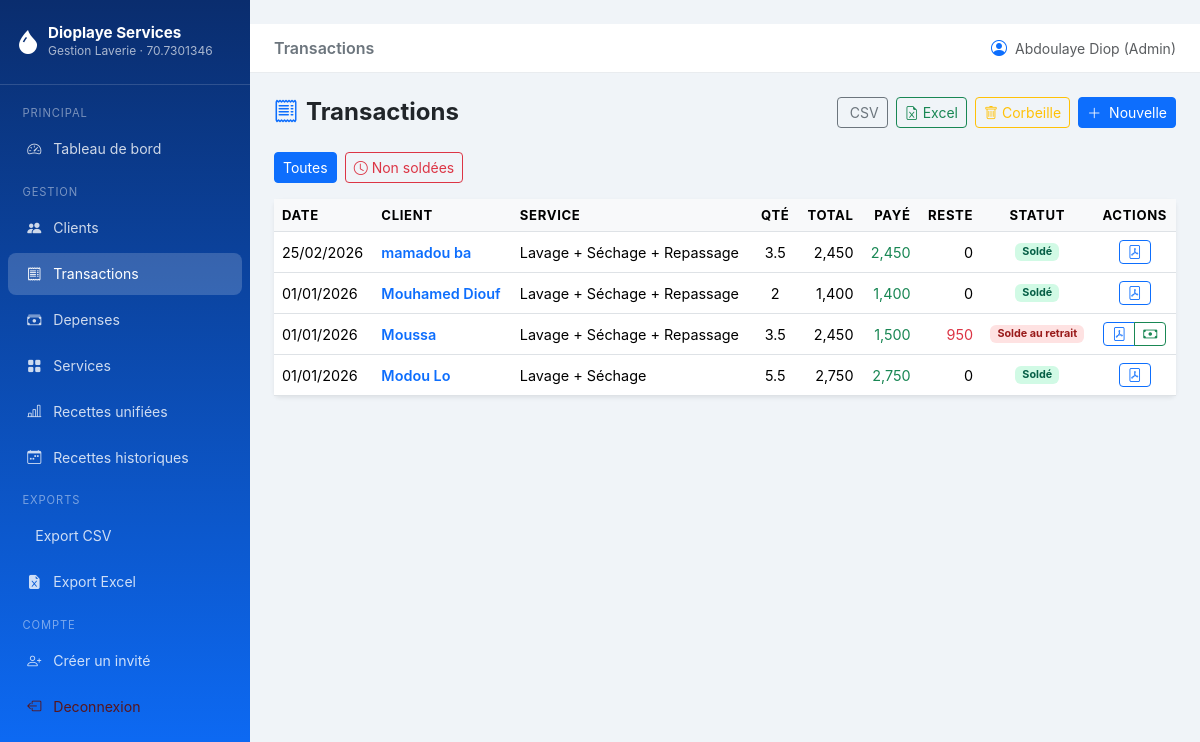
Before: /transactions/ (signed in) with the older database file.
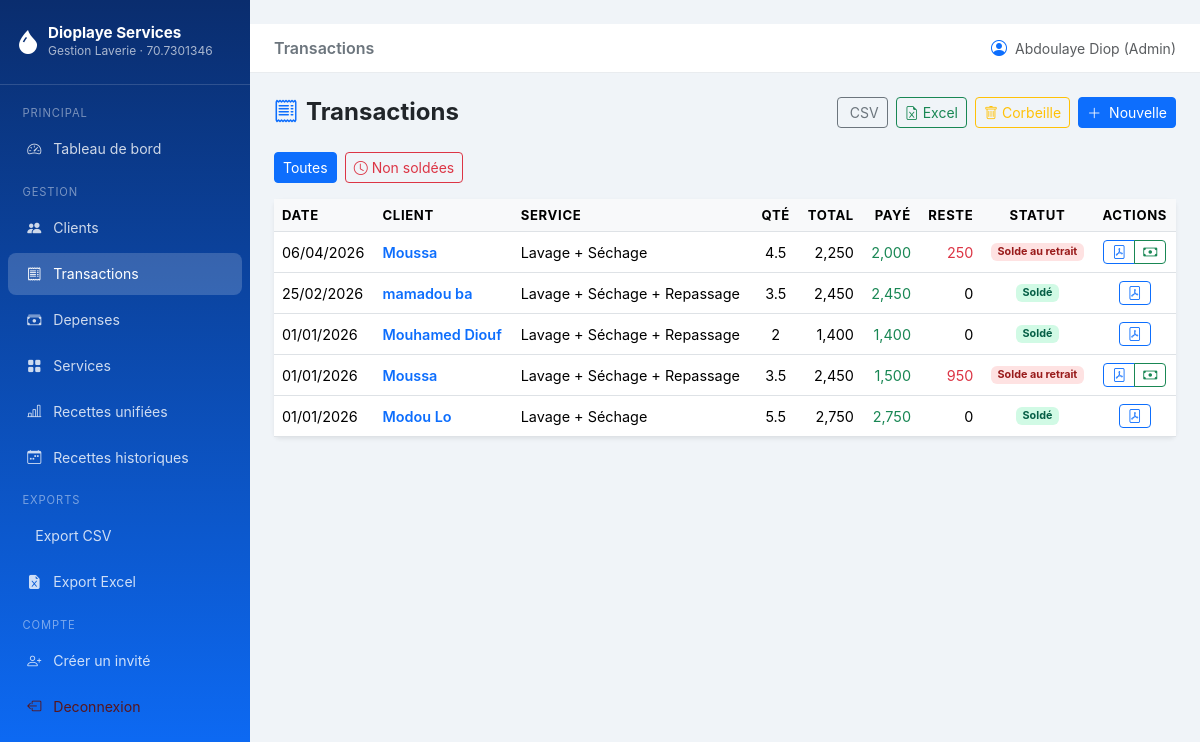
After: the same page with the newer database file.
### models.py (models this page shows, shortened)
class User(UserMixin, db.Model):
    __tablename__ = "users"
    id = db.Column(db.Integer, primary_key=True)
    username = db.Column(db.String(64), unique=True, nullable=False)
    email = db.Column(db.String(120), unique=True, nullable=False)
    password_hash = db.Column(db.String(256), nullable=False)
    role = db.Column(db.String(20), nullable=False, default="invite")
    is_active = db.Column(db.Boolean, default=True)
    created_at = db.Column(db.DateTime, default=datetime.utcnow)
    @property
    def is_admin(self) -> bool:
        return (self.role or "").lower() == "admin"

class Transaction(db.Model):
    __tablename__ = "transactions"
    TYPE_CHOICES = ["recette"]
    id = db.Column(db.Integer, primary_key=True)
    client_id = db.Column(db.Integer, db.ForeignKey("clients.id"), nullable=False)
    service_id = db.Column(db.Integer, db.ForeignKey("services.id"), nullable=False)
    quantite = db.Column(db.Float, nullable=False, default=1.0)
    total = db.Column(db.Float, nullable=False)
    montant_paye = db.Column(db.Float, default=0.0)
    type_transaction = db.Column(db.String(20), default="recette")
    date_transaction = db.Column(db.Date, default=date.today)
    notes = db.Column(db.String(300), nullable=True)
    created_at = db.Column(db.DateTime, default=datetime.utcnow)
    created_by_id = db.Column(db.Integer, db.ForeignKey("users.id"), nullable=True)
    deleted_at = db.Column(db.DateTime, nullable=True)
    client = db.relationship("Client", back_populates="transactions")
    service = db.relationship("Service", back_populates="transactions")
    created_by = db.relationship("User", foreign_keys=[created_by_id])
    paiements = db.relationship(
        "Paiement",
        back_populates="transaction",
        lazy="dynamic",
        cascade="all, delete-orphan",
    )
    @property
    def total_paye(self) -> float:
        if not self.id:
            return float(self.montant_paye or 0)
        result = db.session.query(
            db.func.coalesce(db.func.sum(Paiement.montant), 0)
        ).filter(
            Paiement.transaction_id == self.id
        ).scalar()
        return float(result or 0)
    @property
    def solde_restant(self) -> float:
        return max(0.0, float(self.total or 0) - self.total_paye)
    @property
    def est_solde(self) -> bool:
        return self.solde_restant <= 0

class Client(db.Model):
    __tablename__ = "clients"
    id = db.Column(db.Integer, primary_key=True)
    nom = db.Column(db.String(100), nullable=False)
    telephone = db.Column(db.String(20), nullable=True)
    adresse = db.Column(db.String(200), nullable=True)
    remarque = db.Column(db.String(300), nullable=True)
    created_at = db.Column(db.DateTime, default=datetime.utcnow)
    transactions = db.relationship(
        "Transaction",
        back_populates="client",
        lazy="dynamic",
        cascade="all, delete-orphan",
    )

class Service(db.Model):
    __tablename__ = "services"
    id = db.Column(db.Integer, primary_key=True)
    nom = db.Column(db.String(100), nullable=False, unique=True)
    prix_unitaire = db.Column(db.Float, nullable=False)
    description = db.Column(db.String(255), nullable=True)
    actif = db.Column(db.Boolean, default=True)
    created_at = db.Column(db.DateTime, default=datetime.utcnow)
    transactions = db.relationship("Transaction", back_populates="service", lazy="dynamic")

### routes/transactions.py (the view)
@transactions_bp.route("/")
@login_required
def index():
    page = request.args.get("page", 1, type=int)
    filtre = request.args.get("filtre", "tous")
    query = Transaction.query.filter(
        Transaction.deleted_at == None  # noqa: E711
    ).order_by(Transaction.date_transaction.desc())
    if filtre == "non_soldes":
        query = query.filter(Transaction.montant_paye < Transaction.total)
    pagination = query.paginate(page=page, per_page=Config.ITEMS_PER_PAGE, error_out=False)
    return render_template(
        "transactions/index.html",
        transactions=pagination.items,
        pagination=pagination,
        filtre=filtre,
    )

### templates/transactions/index.html (shortened to what this page needs)
﻿{% extends "base.html" %}
{% block page_title %}Transactions{% endblock %}
{% block content %}
<div class="d-flex justify-content-between align-items-center mb-4">
  <h4 class="fw-bold mb-0"><i class="bi bi-receipt text-primary me-2"></i>Transactions</h4>
  <div class="d-flex gap-2">
    <a href="{{ url_for('exports.transactions_csv') }}" class="btn btn-outline-secondary btn-sm">
      CSV
    </a>
    <a href="{{ url_for('exports.transactions_excel') }}" class="btn btn-outline-success btn-sm">
      <i class="bi bi-file-earmark-excel me-1"></i>Excel
    </a>
    {% if current_user.is_admin %}
    <a href="{{ url_for('transactions.corbeille') }}" class="btn btn-outline-warning btn-sm">
      <i class="bi bi-trash me-1"></i>Corbeille
    </a>
    {% endif %}
    <a href="{{ url_for('transactions.create') }}" class="btn btn-primary btn-sm">
      <i class="bi bi-plus-lg me-1"></i> Nouvelle
    </a>
  </div>
</div>
<div class="mb-3 d-flex gap-2">
  <a href="{{ url_for('transactions.index', filtre='tous') }}"
     class="btn btn-sm {% if filtre == 'tous' %}btn-primary{% else %}btn-outline-primary{% endif %}">
    Toutes
  </a>
  <a href="{{ url_for('transactions.index', filtre='non_soldes') }}"
     class="btn btn-sm {% if filtre == 'non_soldes' %}btn-danger{% else %}btn-outline-danger{% endif %}">
    <i class="bi bi-clock me-1"></i>Non soldées
  </a>
</div>
<div class="card border-0 shadow-sm">
  <div class="card-body p-0">
    <div class="table-responsive">
      <table class="table table-hover mb-0">
        <thead>
          <tr>
            <th>Date</th>
            <th>Client</th>
            <th>Service</th>
            <th class="text-center">Qté</th>
            <th class="text-end">Total</th>
            <th class="text-end">Payé</th>
            <th class="text-end">Reste</th>
            <th class="text-center">Statut</th>
            <th class="text-center">Actions</th>
          </tr>
        </thead>
        <tbody>
          {% for tx in transactions %}
          <tr>
            <td>{{ tx.date_transaction.strftime("%d/%m/%Y") }}</td>
            <td>
              <a href="{{ url_for('clients.detail', client_id=tx.client_id) }}"
                 class="text-decoration-none fw-semibold">{{ tx.client.nom }}</a>
            </td>
            <td>{{ tx.service.nom }}</td>
            <td class="text-center">{{ "{:g}".format(tx.quantite) }}</td>
            <td class="text-end">{{ "{:,.0f}".format(tx.total) }}</td>
            <td class="text-end text-success">{{ "{:,.0f}".format(tx.total_paye) }}</td>
            <td class="text-end {% if tx.solde_restant > 0 %}text-danger{% endif %}">
              {{ "{:,.0f}".format(tx.solde_restant) }}
            </td>
            <td class="text-center">
              {% if tx.est_solde %}
              <span class="badge badge-solde">Soldé</span>
              {% elif tx.total_paye <= 0 %}
              <span class="badge badge-du">Paiement au retrait</span>
              {% else %}
              <span class="badge badge-du">Solde au retrait</span>
              {% endif %}
            </td>
            <td class="text-center">
              <div class="btn-group btn-group-sm">
                <a href="{{ url_for('exports.recu_pdf', tx_id=tx.id) }}"
                   class="btn btn-outline-primary" title="PDF" target="_blank">
                  <i class="bi bi-file-pdf"></i>
                </a>
                {% if not tx.est_solde %}
                <a href="{{ url_for('transactions.paiement', tx_id=tx.id) }}"
                   class="btn btn-outline-success" title="Encaisser / Retrait">
                  <i class="bi bi-cash"></i>
                </a>
                {% endif %}
              </div>
            </td>
          </tr>
          {% else %}
          <tr>
            <td colspan="9" class="text-center text-muted py-4">
              <i class="bi bi-receipt fs-2 d-block mb-2"></i>Aucune transaction
            </td>
          </tr>
          {% endfor %}
        </tbody>
      </table>
    </div>
  </div>
</div>
{% endblock %}

### templates/base.html (shortened to what this page needs)
﻿<!DOCTYPE html>
<html lang="fr">
<head>
  <link rel="stylesheet" href="https://cdn.jsdelivr.net/npm/bootstrap@5.3.3/dist/css/bootstrap.min.css">
  <link rel="stylesheet" href="https://cdn.jsdelivr.net/npm/bootstrap-icons@1.11.3/font/bootstrap-icons.css">
  <link rel="stylesheet" href="{{ url_for('static', filename='css/main.css') }}">
</head>
<body>
{% if current_user.is_authenticated %}
<nav id="sidebar">
  <div class="brand">
    <div class="d-flex align-items-center gap-2">
      <i class="bi bi-droplet-fill fs-4 text-white"></i>
      <div>
        <h5>{{ config.get('LAVERIE_NOM', 'Dioplaye Services') }}</h5>
        <small>Gestion Laverie · {{ config.get('LAVERIE_TELEPHONE', '-') }}</small>
      </div>
    </div>
  </div>
  <ul class="nav flex-column mt-2">
    <li class="nav-section">Principal</li>
    <li class="nav-item">
      <a class="nav-link {% if request.endpoint == 'dashboard.index' %}active{% endif %}"
         href="{{ url_for('dashboard.index') }}">
        <i class="bi bi-speedometer2"></i> Tableau de bord
      </a>
    </li>
    <li class="nav-section">Gestion</li>
    <li class="nav-item">
      <a class="nav-link {% if request.blueprint == 'clients' %}active{% endif %}"
         href="{{ url_for('clients.index') }}">
        <i class="bi bi-people-fill"></i> Clients
      </a>
    </li>
    <li class="nav-item">
      <a class="nav-link {% if request.blueprint == 'transactions' %}active{% endif %}"
         href="{{ url_for('transactions.index') }}">
        <i class="bi bi-receipt"></i> Transactions
      </a>
    </li>
    <li class="nav-item">
      <a class="nav-link {% if request.blueprint == 'depenses' %}active{% endif %}"
         href="{{ url_for('depenses.index') }}">
        <i class="bi bi-cash-stack"></i> Depenses
      </a>
    </li>
    <li class="nav-item">
      <a class="nav-link {% if request.blueprint == 'services' %}active{% endif %}"
         href="{{ url_for('services.index') }}">
        <i class="bi bi-grid-fill"></i> Services
      </a>
    </li>
    <li class="nav-item">
      <a class="nav-link {% if request.endpoint == 'recettes_historiques.unifiees' %}active{% endif %}"
         href="{{ url_for('recettes_historiques.unifiees') }}">
        <i class="bi bi-bar-chart-line"></i> Recettes unifiées
      </a>
    </li>
    {% if current_user.is_admin %}
    <li class="nav-item">
      <a class="nav-link {% if request.blueprint == 'recettes_historiques' and request.endpoint != 'recettes_historiques.unifiees' %}active{% endif %}"
         href="{{ url_for('recettes_historiques.index') }}">
        <i class="bi bi-calendar-week"></i> Recettes historiques
      </a>
    </li>
    {% endif %}
    <li class="nav-section">Exports</li>
    <li class="nav-item">
      <a class="nav-link" href="{{ url_for('exports.transactions_csv') }}">
         Export CSV
      </a>
    </li>
    <li class="nav-item">
      <a class="nav-link" href="{{ url_for('exports.transactions_excel') }}">
        <i class="bi bi-file-earmark-excel-fill"></i> Export Excel
      </a>
    </li>
    <li class="nav-section mt-auto">Compte</li>
    {% if current_user.is_admin %}
    <li class="nav-item">
      <a class="nav-link" href="{{ url_for('auth.create_invite') }}">
        <i class="bi bi-person-plus"></i> Créer un invité
      </a>
    </li>
    {% endif %}
    <li class="nav-item">
      <a class="nav-link text-danger-emphasis" href="{{ url_for('auth.logout') }}">
        <i class="bi bi-box-arrow-left"></i> Deconnexion
      </a>
    </li>
  </ul>
</nav>
{% endif %}
<div id="main-content">
  {% if current_user.is_authenticated %}
  <div class="topbar d-flex align-items-center justify-content-between">
    <div class="d-flex align-items-center gap-3">
      <span class="fw-semibold text-secondary">{% block page_title %}{% endblock %}</span>
    </div>
    <div class="d-flex align-items-center gap-2">
      <i class="bi bi-person-circle text-primary"></i>
      <small class="text-muted">
        {{ current_user.username }}{% if current_user.is_admin %} (Admin){% else %} (Invité){% endif %}
      </small>
    </div>
  </div>
  {% endif %}
  <div class="page-content">
    {% block content %}{% endblock %}
  </div>
</div>
</body>
</html>

### static/css/main.css (style rules this page uses)
:root { --sidebar-width: 250px; --primary: #0d6efd; --success: #198754; }
body { background: #f0f4f8; font-family: 'Inter', sans-serif; }
#sidebar { width: var(--sidebar-width); min-height: 100vh; background: linear-gradient(180deg, #0a2d6e 0%, #0d6efd 100%); position: fixed; top: 0; left: 0; z-index: 100; transition: transform 0.3s ease; }
#sidebar .brand { padding: 1.5rem 1rem; border-bottom: 1px solid rgba(255,255,255,.15); }
#sidebar .brand h5 { color: #fff; font-weight: 700; margin: 0; font-size: .95rem; }
#sidebar .brand small { color: rgba(255,255,255,.65); font-size: .75rem; }
#sidebar .nav-link { color: rgba(255,255,255,.8); padding: .65rem 1.2rem; border-radius: 8px; margin: 2px 8px; transition: all .2s; font-size: .88rem; }
#sidebar .nav-link:hover, #sidebar .nav-link.active { background: rgba(255,255,255,.18); color: #fff; }
#sidebar .nav-link i { width: 20px; text-align: center; margin-right: 8px; }
#sidebar .nav-section { font-size: .7rem; text-transform: uppercase; letter-spacing: .08em; color: rgba(255,255,255,.45); padding: .75rem 1.4rem .25rem; }
#main-content { margin-left: var(--sidebar-width); min-height: 100vh; }
.topbar { background: #fff; border-bottom: 1px solid #e9ecef; padding: .75rem 1.5rem; position: sticky; top: 0; z-index: 50; }
.page-content { padding: 1.5rem; }
.table thead th { background: #f8f9fa; font-size: .82rem; text-transform: uppercase; letter-spacing: .05em; }
.table td { vertical-align: middle; font-size: .9rem; }
.badge-solde { background: #d1fae5; color: #065f46; }
.badge-du { background: #fee2e2; color: #991b1b; }

### templates/base.html (style rules this page uses)
:root { --sidebar-width: 250px; --primary: #0d6efd; --success: #198754; }
body { background: #f0f4f8; font-family: 'Inter', sans-serif; }
#sidebar { width: var(--sidebar-width); min-height: 100vh; background: linear-gradient(180deg, #0a2d6e 0%, #0d6efd 100%); position: fixed; top: 0; left: 0; z-index: 100; transition: transform 0.3s ease; }
#sidebar .brand { padding: 1.5rem 1rem; border-bottom: 1px solid rgba(255,255,255,.15); }
#sidebar .brand h5 { color: #fff; font-weight: 700; margin: 0; font-size: .95rem; }
#sidebar .brand small { color: rgba(255,255,255,.65); font-size: .75rem; }
#sidebar .nav-link { color: rgba(255,255,255,.8); padding: .65rem 1.2rem; border-radius: 8px; margin: 2px 8px; transition: all .2s; font-size: .88rem; }
#sidebar .nav-link:hover, #sidebar .nav-link.active { background: rgba(255,255,255,.18); color: #fff; }
#sidebar .nav-link i { width: 20px; text-align: center; margin-right: 8px; }
#sidebar .nav-section { font-size: .7rem; text-transform: uppercase; letter-spacing: .08em; color: rgba(255,255,255,.45); padding: .75rem 1.4rem .25rem; }
#main-content { margin-left: var(--sidebar-width); min-height: 100vh; }
.topbar { background: #fff; border-bottom: 1px solid #e9ecef; padding: .75rem 1.5rem; position: sticky; top: 0; z-index: 50; }
.page-content { padding: 1.5rem; }
.table thead th { background: #f8f9fa; font-size: .82rem; text-transform: uppercase; letter-spacing: .05em; }
.table td { vertical-align: middle; font-size: .9rem; }
.badge-solde { background: #d1fae5; color: #065f46; }
.badge-du { background: #fee2e2; color: #991b1b; }

Changed rows visible on the page:
added Transaction: date_transaction "06/04/2026", client.nom "Moussa", service.nom "Lavage + Séchage", quantite "4.5", total "2,250", total_paye "2,000", solde_restant "250", shows "Solde au retrait"
